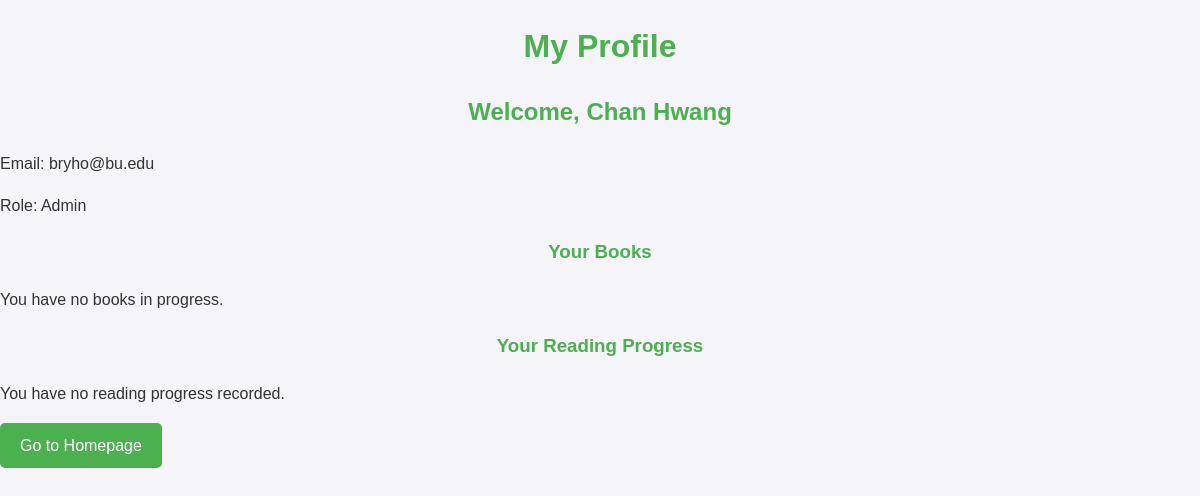
/project/my-profile/ (signed in), run on an earlier commit of the app's database.
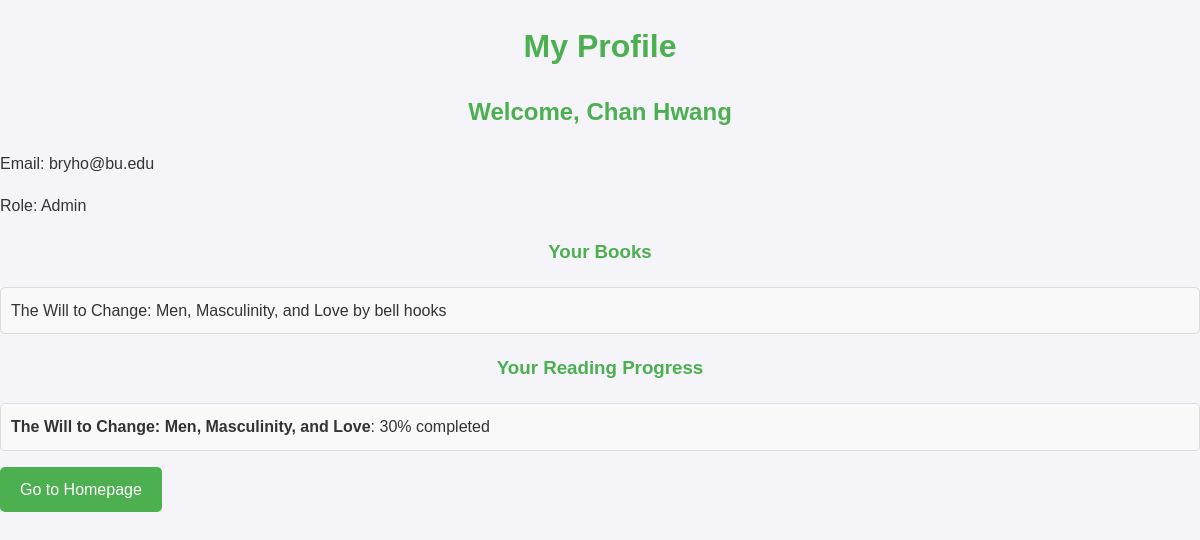
And on a later commit of the database.
### project/models.py (models this page shows, shortened)
class Book(models.Model):
    title = models.CharField(max_length=200)
    author = models.CharField(max_length=100)
    genre = models.CharField(max_length=50)
    publication_year = models.IntegerField()
    isbn = models.CharField(max_length=20)

class ReadingProgress(models.Model):
    member = models.ForeignKey(Member, on_delete=models.CASCADE)
    book = models.ForeignKey(Book, on_delete=models.CASCADE)
    progress_percentage = models.IntegerField()
    last_updated = models.DateTimeField(auto_now=True)

### project/views.py (the view)
# urls.py: path('my-profile/', MyProfileView.as_view(), name='my-profile'),
@method_decorator(login_required, name='dispatch')
class MyProfileView(TemplateView):
    template_name = 'project/my_profile.html'
    def get_context_data(self, **kwargs):
        context = super().get_context_data(**kwargs)
        member = self.request.user.member
        context['member'] = member
        context['books'] = Book.objects.filter(readingprogress__member=member).distinct()
        context['progress'] = ReadingProgress.objects.filter(member=member)
        return context

### project/templates/project/my_profile.html (shortened to what this page needs)
{% load static %}
<!DOCTYPE html>
<html>
<head>
    <link rel="stylesheet" type="text/css" href="{% static 'project/css/styles.css' %}">
</head>
<body>
    <h1>My Profile</h1>
    <h2>Welcome, {{ member.name }}</h2>
    <p>Email: {{ member.email }}</p>
    <p>Role: {{ member.role }}</p>
    <h3>Your Books</h3>
    {% if books %}
        <ul>
            {% for book in books %}
                <li>{{ book.title }} by {{ book.author }}</li>
            {% endfor %}
        </ul>
    {% else %}
        <p>You have no books in progress.</p>
    {% endif %}
    <h3>Your Reading Progress</h3>
    {% if progress %}
        <ul>
            {% for progress in progress %}
                <li>
                    <strong>{{ progress.book.title }}</strong>: {{ progress.progress_percentage }}% completed
                </li>
            {% endfor %}
        </ul>
    {% else %}
        <p>You have no reading progress recorded.</p>
    {% endif %}
    <a href="{% url 'homepage' %}" class="home-button">Go to Homepage</a>
</body>
</html>

What changed in the data, as far as the page shows it:
now on this page (row unchanged): Book: title "The Will to Change: Men, Masculinity, and Love", author "bell hooks"
added ReadingProgress: book "The Will to Change: Men, Masculinity, and Love", progress_percentage "30"
Also different on the page:
text no longer shown: "You have no books in progress. You have no reading progress recorded."
